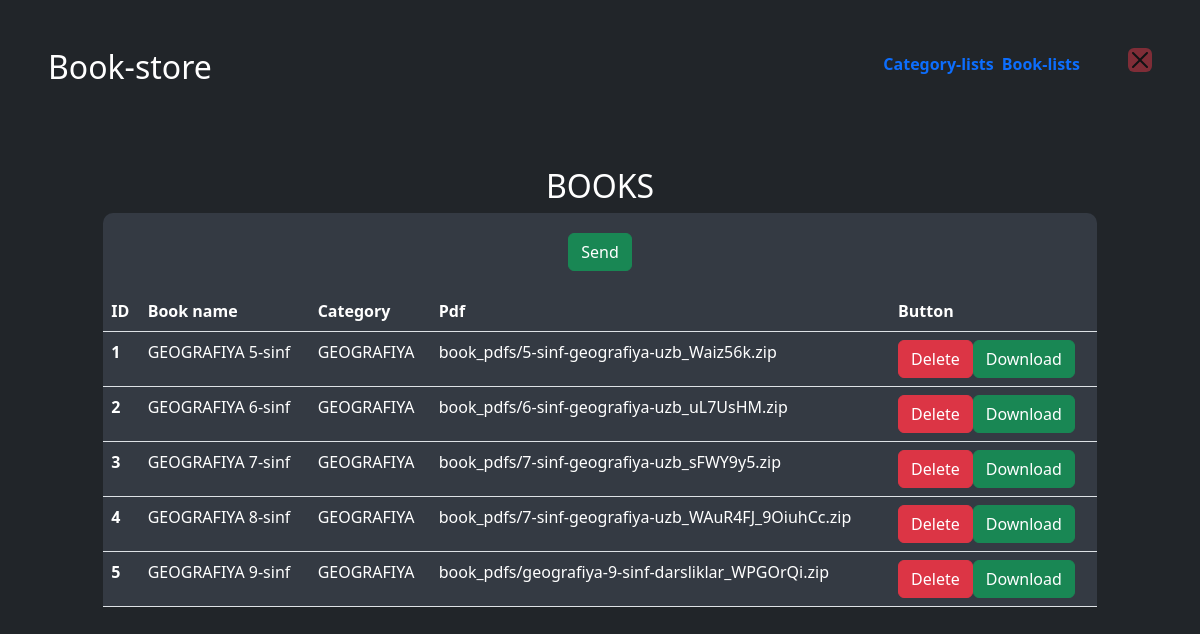
Screenshot of /admin_sort/46/ with the database file from the repository.
### book/models.py (models this page shows)
class Book(models.Model):
    name = models.CharField(max_length=255)
    category = models.ForeignKey(Category, on_delete=models.CASCADE)
    cover = models.ImageField(upload_to='book_covers/')
    book_pdf = models.FileField(upload_to='book_pdfs/')

class Category(models.Model):
    name = models.CharField(max_length=100)
    category_img = models.ImageField(upload_to='category_img/', null=True)
    def __str__(self):
        return self.name

### book/views.py (the view)
# urls.py: path('admin_sort/<int:pk>/', admin_sort),
def admin_sort(request, pk):
    book = Book.objects.filter(category=pk)
    book_pdf = Book.objects.all()
    if book:
        return render(request, 'book/admin-lists.html', {'book': book})
    else:
        test = "NOT FOUND"
        return render(request, 'book/admin-lists.html', {'test': test})

### book/templates/book/admin-lists.html (shortened to what this page needs)
{% extends 'book/admin-page.html' %}
{% load crispy_forms_tags %}
{% block header %}
    <header class="mb-auto w- h-5" >
    <div>
      <h2 class="float-md-start mb-0">Book-store</h2>
        <nav class="nav nav-masthead justify-content-center float-md-end">
        <a class="nav-link fw-bold py-1 px-0 active me-2" aria-current="page" href="{% url 'admin' %}" id="aa">Category-lists</a>
        <a class="nav-link fw-bold py-1 px-0 active me-5" aria-current="page" href="{% url 'lists' %}" id="a">Book-lists</a>
        <a href="{% url 'index' %}"><button type="button" class="btn-close bg-danger" aria-label="Close"></button></a>
        </nav>
    </div>
    </header>
{% endblock %}
{% block body %}
<h2>BOOKS</h2>
    <center>
        <div class="d-flex" style="width: 90%; height: auto; display: flex; justify-content: center; flex-wrap: wrap; background-color: #343a43; border-top-left-radius: 10px; border-top-right-radius: 10px; padding: 20px;">
      <form action="/add-book/" method="post" enctype="multipart/form-data">
          {% if test %}
            <h2>{{ test }}</h2>
        {% else %}
            <button type="submit" class="btn btn-success">Send</button>
        {% endif %}
        </form>
        </div>
    </center>
<center>
<div class="d-flex mb-5" style="width: 90%; background-color: #343a43 color: white; border-bottom-left-radius: 10px; border-bottom-right-radius: 10px;">
<table class="table">
  <thead>
    <tr>
      <th scope="col" style="color: white; background-color: #343a43">ID</th>
      <th scope="col" style="color: white; background-color: #343a43">Book name</th>
      <th scope="col" style="color: white; background-color: #343a43">Category</th>
      <th scope="col" style="color: white; background-color: #343a43">Pdf</th>
      <th scope="col" style="color: white; background-color: #343a43">Button</th>
    </tr>
  </thead>
  <tbody>
  {% for i in book %}
    <tr>
      <th scope="row" style="color: white; background-color: #343a43">{{ forloop.counter }}</th>
        <td style="color: white; background-color: #343a43">{{ i.name }}</td>
        <td style="color: white; background-color: #343a43">{{ i.category }}</td>
        <td style="color: white; background-color: #343a43">{{ i.book_pdf }}</td>
        <td style="color: white; background-color: #343a43">
          <div class="btn-group" role="group" aria-label="Basic mixed styles example">
          <form action="/delete-book/{{ i.id }}/" method="post">
            <button type="submit" class="btn btn-danger">Delete</button>
          </form>
              <a href="/media/{{ i.book_pdf }}" download><button type="button" class="btn btn-success">Download</button></a>
</div>
      </td>
    </tr>
  {% endfor %}
  </tbody>
</table>
</div>
</center>
{% endblock %}

### book/templates/book/index.html (style rules this page uses)
th { background-color: #343a43; }

### rows the page displays
Book: name "GEOGRAFIYA 5-sinf", category "GEOGRAFIYA", book_pdf "book_pdfs/5-sinf-geografiya-uzb_Waiz56k.zip"
Book: name "GEOGRAFIYA 6-sinf", category "GEOGRAFIYA", book_pdf "book_pdfs/6-sinf-geografiya-uzb_uL7UsHM.zip"
Book: name "GEOGRAFIYA 7-sinf", category "GEOGRAFIYA", book_pdf "book_pdfs/7-sinf-geografiya-uzb_sFWY9y5.zip"
Book: name "GEOGRAFIYA 8-sinf", category "GEOGRAFIYA", book_pdf "book_pdfs/7-sinf-geografiya-uzb_WAuR4FJ_9OiuhCc.zip"
Book: name "GEOGRAFIYA 9-sinf", category "GEOGRAFIYA", book_pdf "book_pdfs/geografiya-9-sinf-darsliklar_WPGOrQi.zip"
